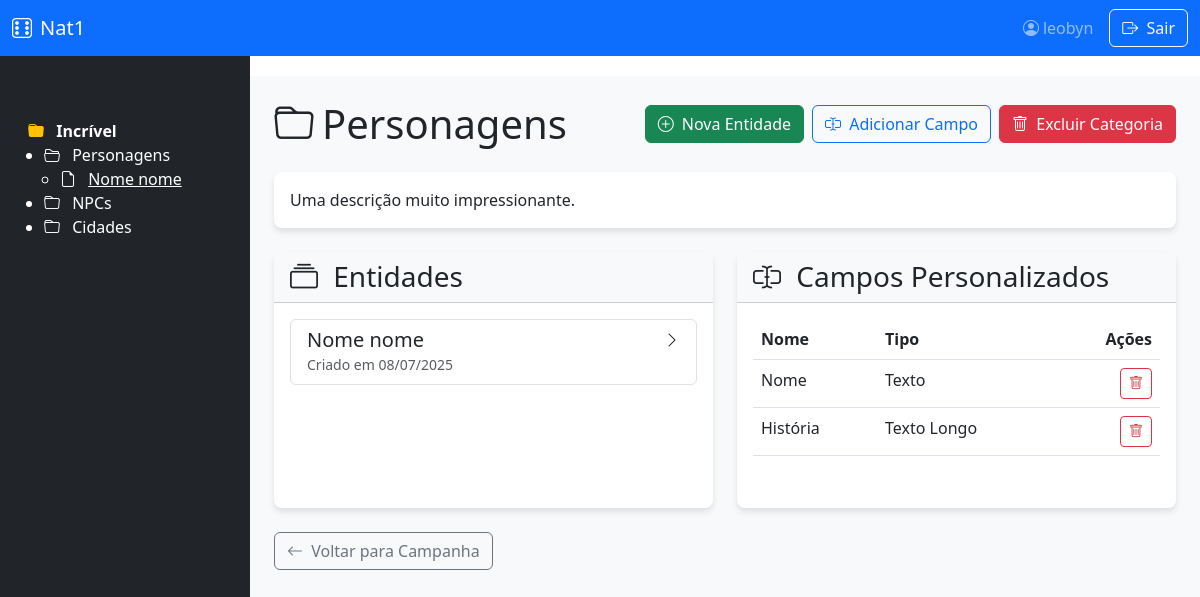
The page /campanhas/categoria/1/ (signed in) on the database its author committed.
### campanhas/models.py (models this page shows, shortened)
class Campanha(models.Model):
    mestre = models.ForeignKey(User, on_delete=models.CASCADE)
    nome = models.CharField(max_length=100)
    prologo = models.TextField(blank=True)
    data_criacao = models.DateTimeField(auto_now_add=True)

class Categoria(models.Model):
    campanha = models.ForeignKey(Campanha, on_delete=models.CASCADE, related_name='categorias')
    nome = models.CharField(max_length=50)
    descricao = models.TextField(blank=True)

class Entidade(models.Model):
    categoria = models.ForeignKey(Categoria, on_delete=models.CASCADE, related_name='entidades')
    nome = models.CharField(max_length=100, default="")
    valores_campos = models.JSONField(encoder=DjangoJSONEncoder, default=dict)
    created_at = models.DateTimeField(default=timezone.now, editable=False)
    updated_at = models.DateTimeField(auto_now=True)

class CampoPersonalizado(models.Model):
    TIPOS_CAMPO = [
        ('texto', 'Texto'),
        ('numero', 'Número'),
        ('checkbox', 'Checkbox'),
        ('textarea', 'Texto Longo'),
    ]
    categoria = models.ForeignKey(Categoria, on_delete=models.CASCADE, related_name='campos')
    nome = models.CharField(max_length=50)
    tipo = models.CharField(max_length=10, choices=TIPOS_CAMPO)
    obrigatorio = models.BooleanField(default=False)

### campanhas/views.py (the view)
# urls.py: path('categoria/<int:pk>/', views.CategoriaDetailView.as_view(), name='categoria-detail'),
class CategoriaDetailView(LoginRequiredMixin, DetailView):
    model = Categoria
    template_name = 'campanhas/categoria_detail.html'
    context_object_name = 'categoria'
    def get_context_data(self, **kwargs):
        context = super().get_context_data(**kwargs)
        context['campanha'] = self.object.campanha
        context['campos'] = self.object.campos.all()
        context['entidades'] = self.object.entidades.all()
        return context

### campanhas/templates/campanhas/categoria_detail.html
{% extends 'base.html' %}
{% load static %}
{% block sidebar %}
    {% include 'campanhas/partials/file_tree.html' with campanha=categoria.campanha sidebar_content=True %}
{% endblock %}
{% block content %}
<div class="container-fluid">
    <div class="d-flex justify-content-between align-items-center mb-4">
        <h1 class="mb-0">
            <i class="bi bi-folder me-2"></i>{{ categoria.nome }}
        </h1>
        <div class="d-flex gap-2">
            <a href="{% url 'campanhas:entidade-create' categoria.pk %}" class="btn btn-success">
                <i class="bi bi-plus-circle me-1"></i> Nova Entidade
            </a>
            <a href="{% url 'campanhas:campo-create' categoria.pk %}" class="btn btn-outline-primary">
                <i class="bi bi-input-cursor-text me-1"></i> Adicionar Campo
            </a>
            <a href="{% url 'campanhas:categoria-delete' categoria.pk %}" class="btn btn-danger">
                <i class="bi bi-trash me-1"></i> Excluir Categoria
            </a>
        </div>
    </div>
    {% if categoria.descricao %}
    <div class="card mb-4 border-primary">
        <div class="card-body">
            <p class="card-text">{{ categoria.descricao }}</p>
        </div>
    </div>
    {% endif %}
    <div class="row g-4">
        <div class="col-md-6">
            <div class="card h-100">
                <div class="card-header bg-light">
                    <h3 class="mb-0">
                        <i class="bi bi-collection me-2"></i> Entidades
                    </h3>
                </div>
                <div class="card-body">
                    {% if entidades %}
                    <div class="list-group">
                        {% for entidade in entidades %}
                        <a href="{% url 'campanhas:entidade-detail' entidade.pk %}"
                           class="list-group-item list-group-item-action">
                            <div class="d-flex justify-content-between">
                                <div>
                                    <h5 class="mb-0">{{ entidade.nome }}</h5>
                                    <small class="text-muted">Criado em {{ entidade.created_at|date:"d/m/Y" }}</small>
                                </div>
                                <i class="bi bi-chevron-right"></i>
                            </div>
                        </a>
                        {% endfor %}
                    </div>
                    {% else %}
                    <div class="alert alert-info mb-0">
                        Nenhuma entidade criada ainda.
                    </div>
                    {% endif %}
                </div>
            </div>
        </div>
        <div class="col-md-6">
            <div class="card h-100">
                <div class="card-header bg-light">
                    <h3 class="mb-0">
                        <i class="bi bi-input-cursor-text me-2"></i> Campos Personalizados
                    </h3>
                </div>
                <div class="card-body">
                    {% if campos %}
                    <div class="table-responsive">
                        <table class="table table-hover">
                            <thead>
                                <tr>
                                    <th>Nome</th>
                                    <th>Tipo</th>
                                    <th class="text-end">Ações</th>
                                </tr>
                            </thead>
                            <tbody>
                                {% for campo in campos %}
                                <tr>
                                    <td>{{ campo.nome }}</td>
                                    <td>{{ campo.get_tipo_display }}</td>
                                    <td class="text-end">
                                        <a href="{% url 'campanhas:campo-delete' campo.pk %}"
                                        class="btn btn-sm btn-outline-danger">
                                            <i class="bi bi-trash"></i>
                                        </a>
                                    </td>
                                </tr>
                                {% endfor %}
                            </tbody>
                        </table>
                    </div>
                    {% else %}
                    <div class="alert alert-info mb-0">
                        Nenhum campo definido ainda.
                    </div>
                    {% endif %}
                </div>
            </div>
        </div>
    </div>
    <div class="mt-4">
        <a href="{% url 'campanhas:detail' categoria.campanha.pk %}" class="btn btn-outline-secondary">
            <i class="bi bi-arrow-left me-1"></i> Voltar para Campanha
        </a>
    </div>
</div>
{% endblock %}

### templates/base.html (shortened to what this page needs)
<!DOCTYPE html>
{% load static %}
<html lang="pt-br">
<head>
    <link href="https://cdn.jsdelivr.net/npm/bootstrap@5.3.0/dist/css/bootstrap.min.css" rel="stylesheet">
    <link rel="stylesheet" href="https://cdn.jsdelivr.net/npm/bootstrap-icons@1.10.0/font/bootstrap-icons.css">
    <link rel="stylesheet" href="{% static 'css/campanhas.css' %}">
</head>
  <body>
    <nav class="navbar navbar-expand-lg navbar-dark bg-primary fixed-top">
      <div class="container-fluid">
        <a class="navbar-brand" href="{% url 'campanhas:list' %}" style="padding-left: 1vw;">
          <i class="bi bi-dice-6 me-2"></i>Nat1
        </a>
        <div class="collapse navbar-collapse" id="navbarMain">
          <div class="d-flex ms-auto align-items-center" style="padding-right: 1vw;">
            {% if user.is_authenticated %}
              <span class="navbar-text me-3">
                <i class="bi bi-person-circle me-1"></i>{{ user.username }}
              </span>
              <a href="#" onclick="document.getElementById('logout-form').submit(); return false;" class="btn btn-outline-light">
        <i class="bi bi-box-arrow-right me-1"></i> Sair
    </a>
            {% endif %}
          </div>
        </div>
      </div>
    </nav>
    <div class="container-fluid">
      <div class="row flex-nowrap">
        {% block sidebar %}{% endblock %}
        <main class="main-content {% if sidebar_content %}with-sidebar{% endif %} px-md-4 py-4">
          {% block content %}{% endblock %}
        </main>
      </div>
    </div>
</body>
</html>

### campanhas/templates/campanhas/partials/file_tree.html (shortened to what this page needs)
<div class="sidebar bg-dark text-white flex-shrink-0" style="
    width: 250px;
    position: sticky;
    top: 56px; /* Alinhar exatamente abaixo da navbar */
    height: calc(100vh - 56px); /* Altura total menos a altura da navbar */
    overflow-y: auto;">
    <div class="position-sticky">
        <div class="d-flex justify-content-between align-items-center mb-3 px-3 pt-3">
            <button class="btn btn-sm btn-custom" id="collapse-all">
                <i class="bi bi-arrows-collapse"></i>
            </button>
        </div>
    <div class="file-tree px-3 pb-3">
      {% if campanha %}
      <div class="tree-node">
        <i class="bi bi-folder-fill text-warning"></i>
        <span class="ms-2 fw-bold">{{ campanha.nome }}</span>
      </div>
      <ul class="tree-list ps-3">
        {% for categoria in campanha.categorias.all %}
        <li>
          <div
            class="tree-node folder-toggle"
            data-folder="cat-{{ categoria.id }}"
          >
            <i
              class="bi {% if categoria.id == object.id %}bi-folder2-open{% else %}bi-folder{% endif %}"
            ></i>
            <span class="ms-2">{{ categoria.nome }}</span>
          </div>
          <ul
            id="folder-cat-{{ categoria.id }}"
            class="tree-list ps-3 {% if categoria.id == object.id %}d-block{% else %}d-none{% endif %}"
          >
            {% for entidade in categoria.entidades.all %}
            <li>
              <div class="tree-node">
                <i class="bi bi-file-earmark"></i>
                <a
                  href="{% url 'campanhas:entidade-detail' entidade.pk %}"
                  class="ms-2 text-white"
                >
                  {{ entidade.nome }}
                </a>
              </div>
            </li>
            {% empty %}
            <li class="text-muted small">Nenhuma entidade</li>
            {% endfor %}
          </ul>
        </li>
        {% empty %}
        <li class="text-muted small">Nenhuma categoria</li>
        {% endfor %}
      </ul>
      {% else %}
      <div class="text-muted">Nenhuma campanha selecionada</div>
      {% endif %}
    </div>
  </div>
</div>

### static/css/campanhas.css (style rules this page uses)
body { padding-top: 56px; }
.sidebar { position: fixed; left: 0; top: 70px; bottom: 0; width: 250px; z-index: 100; overflow-y: auto; background-color: #360453; }
.container-fluid { padding-left: 0; padding-right: 0; }
.row.flex-nowrap { margin-left: 0; margin-right: 0; }
.flex-nowrap { flex-wrap: nowrap !important; }
.main-content { margin-top: 20px; margin-left: 250px; padding: 20px; width: calc(100% - 250px); min-height: calc(100vh - 70px); background-color: #f8f9fa; min-width: 0; flex: 1; }
.main-content:not(.with-sidebar) { margin-left: 0; width: 100%; }
.card { border-radius: 8px; box-shadow: 0 4px 6px rgba(0,0,0,0.1); margin-bottom: 20px; border: none; }

### templates/base.html (style rules this page uses)
.main-content { transition: margin-left 0.3s; min-height: calc(100vh - 56px); }

### rows shown on the page
Campanha: nome "Incrível"
Categoria: nome "Personagens", descricao "Uma descrição muito impressionante."
Entidade: nome "Nome nome", created_at "08/07/2025"
Categoria: nome "NPCs"
Categoria: nome "Cidades"
CampoPersonalizado: nome "Nome", tipo "Texto"
CampoPersonalizado: nome "História", tipo "Texto Longo"

### other values the page prints
{{ user.username }} "leobyn"
